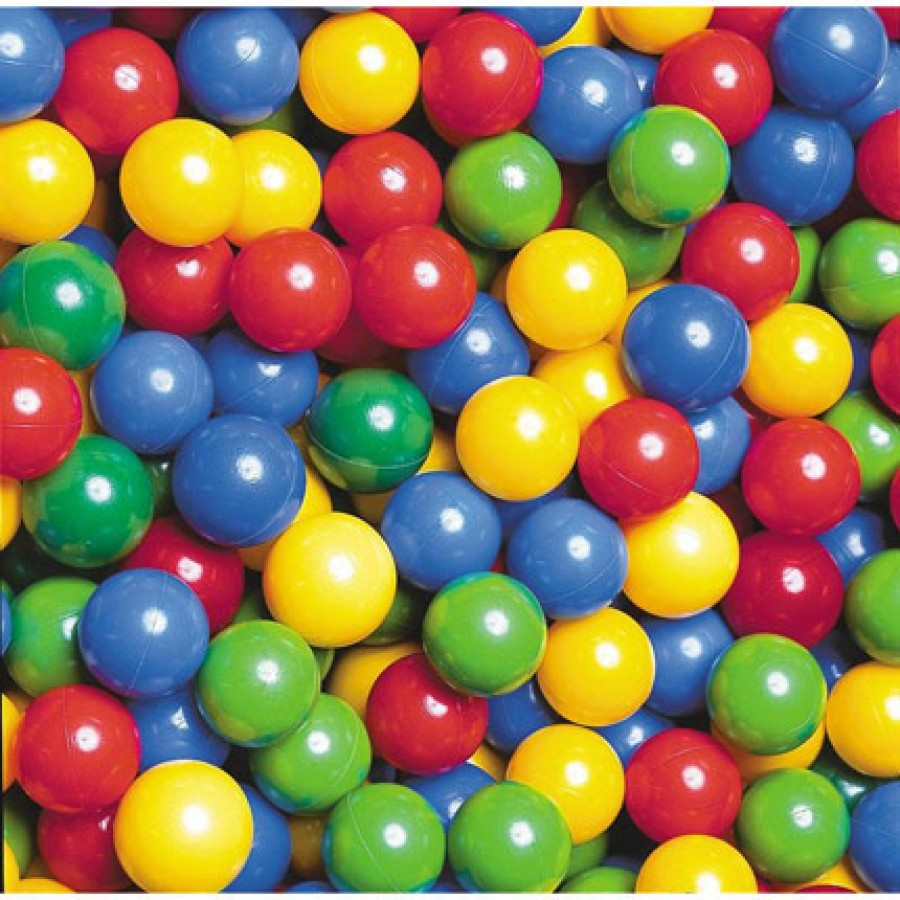
#> input picture semanaTecProgra/pelotas.jpg, 900 x 900 px, found by its file name
$ python filtroColor.py
#> lines starting #> are read from the running program, lines starting #| are printed output that depends on the picture; after the words box and inside, x2 and y2 are one past the last pixel; in counts of white or black regions, pixels touching at a corner belong together
#Sophia Leñero Gómez A01639462
import cv2 as cv
import numpy as np

#Importamos la imagen y la pasamos a HSV
bolas = cv.imread("C:\\Users\\sophi\\Desktop\\TEC\\semanaTecProgra\\pelotas.jpg")
#> bolas is the input picture: shape (900, 900, 3); mean B, G, R 81.9, 120.7, 140.9
bolasHSV = cv.cvtColor(bolas, cv.COLOR_BGR2HSV)
#> bolasHSV: shape (900, 900, 3); mean H, S, V 78.4, 175.5, 178.2

#rango de azul!!
lowerYellow = np.array([20, 100, 100])
upperYellow = np.array([30, 255, 255])

#creamos la máscara!!
mask = cv.inRange(bolasHSV, lowerYellow, upperYellow)
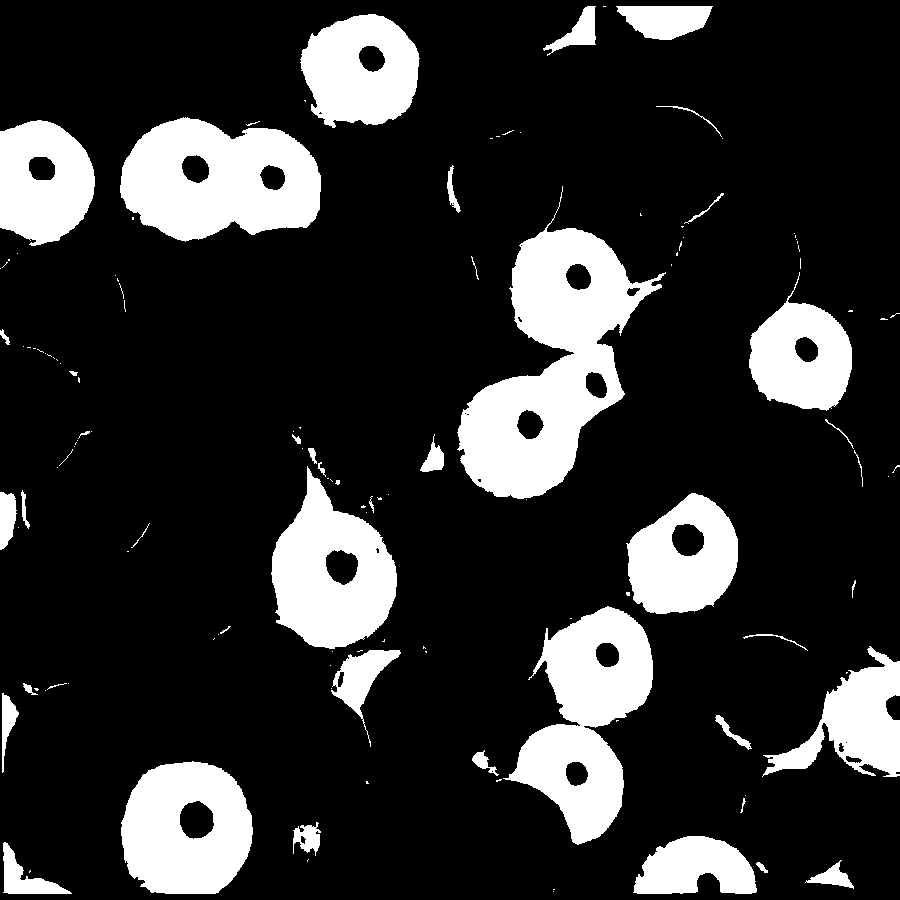
#> mask: shape (900, 900); 18.6% white; 130 white regions (86 under 20 px), largest, box (x1, y1, x2, y2) and area: (457, 186, 666, 499) 26329, (120, 117, 321, 242) 17951, (503, 606, 653, 845) 17707
result = cv.bitwise_and(bolas, bolas, mask=mask)
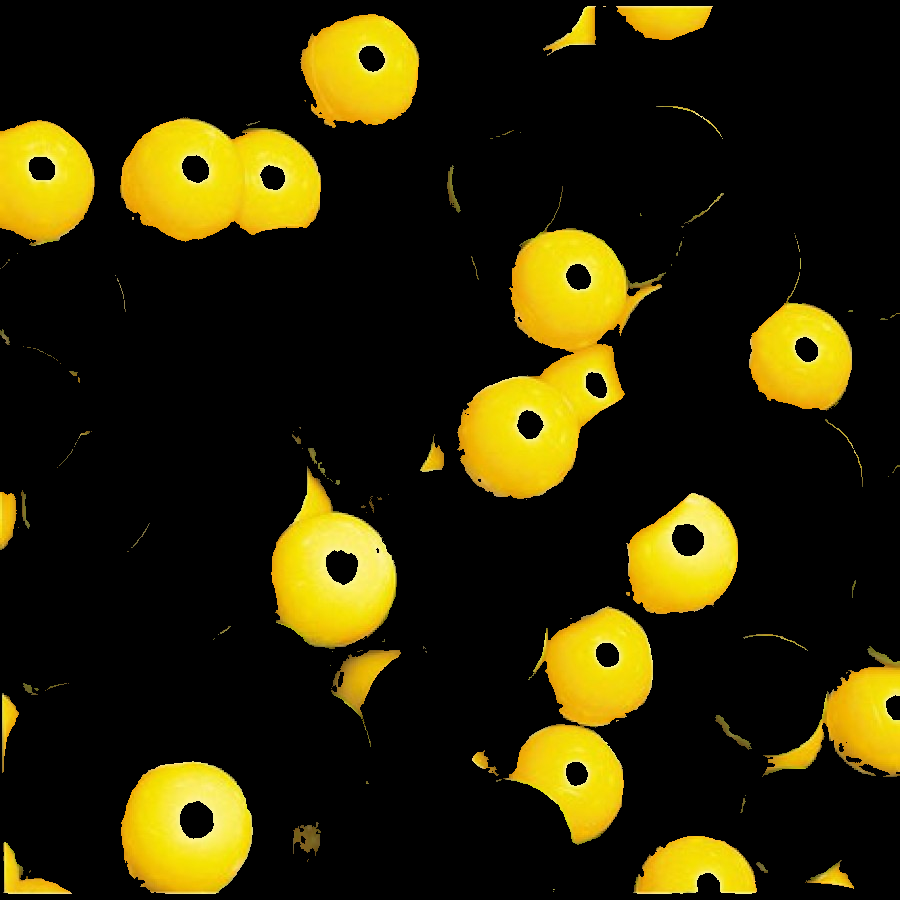
#> result: shape (900, 900, 3); mean B, G, R 4.4, 37.7, 43.9

cv.imshow("imagen original:", bolas)
cv.imshow("imagen con filtro:", result)
cv.waitKey(0)
cv.destroyAllWindows()

$ run again, with semanaTecProgra/machape.jpg copied over semanaTecProgra/pelotas.jpg
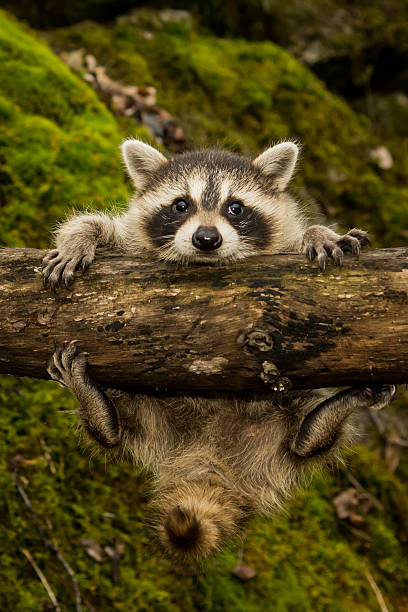
#> input picture semanaTecProgra/machape.jpg, 408 x 612 px, found by its file name
#> bolas is the input picture: shape (612, 408, 3); mean B, G, R 26.2, 69.8, 81.3
#> bolasHSV: shape (612, 408, 3); mean H, S, V 23, 194.4, 82.2
#> `mask = cv.inRange(bolasHSV, lowerYellow, upperYellow)`:
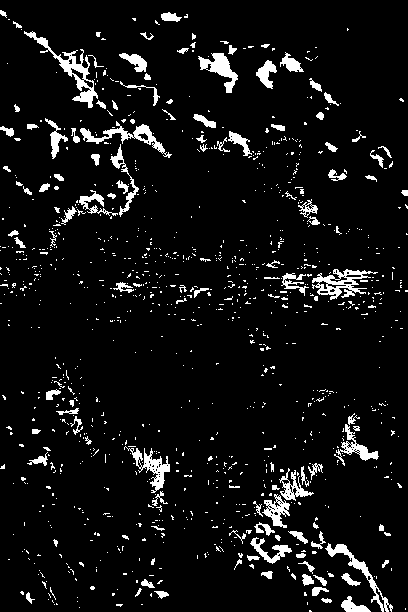
#> mask: shape (612, 408); 6.8% white; 1051 white regions (929 under 20 px), largest, box (x1, y1, x2, y2) and area: (24, 31, 98, 108) 980, (312, 269, 378, 300) 796, (80, 121, 172, 158) 723
#> `result = cv.bitwise_and(bolas, bolas, mask=mask)`:
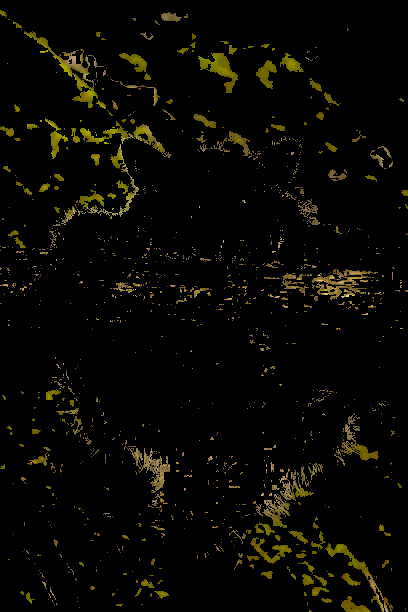
#> result: shape (612, 408, 3); mean B, G, R 2, 7.4, 8.4
